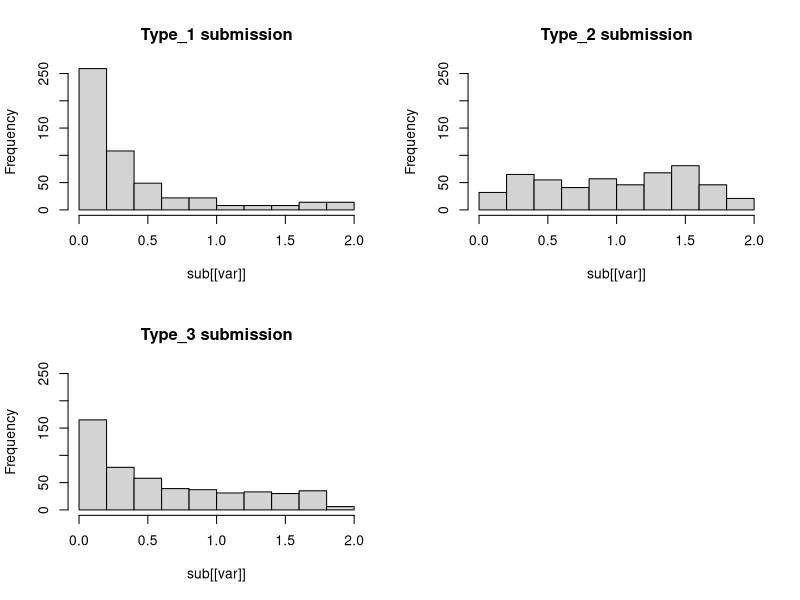

Generate this figure with R:
library(data.table)
setwd("~/Dropbox/cervical/sub/")
sub <- fread("sub_dara_part_resnet_raw_5xbag_20170510.csv")

mat = as.matrix(sub[,-1,with=F])
mat[mat < 0.02] = 0.02
mat = mat/rowSums(mat)

cols= names(sub)[-1]
for(i in 1:3) sub[[cols[i]]] = mat[,i]
sub1 = sub
# write.csv(sub, "sub_dara_part_resnet_raw_5xbag_20170510_clipped.csv", row.names = F)

########################################
sub <- fread("sub_dara_full_resnet_dmcrop_5xbag_20170513.csv")

mat = as.matrix(sub[,-1,with=F])
mat[mat < 0.02] = 0.02
mat = mat/rowSums(mat)

cols= names(sub)[-1]
for(i in 1:3) sub[[cols[i]]] = mat[,i]
sub2 = sub

########################################
# Try bagging
sub2 = sub2[order(image_name)]
sub1 = sub1[order(image_name)]


########################################
subdm1 = fread("bebhionn_submission_clipped.csv")
subdm2 = fread("bebhionn_googlenet_submission.csv")
subdm1 = subdm1[order(image_name)]
subdm2 = subdm2[order(image_name)]

sub = sub1
for(var in names(sub)[2:4]) sub[[var]] = 0.5* (sub1[[var]] + sub2[[var]]) + 0.5* (subdm1[[var]] + subdm2[[var]])
par(mfrow=c(2,2))
for(var in names(sub)[2:4]) hist(sub[[var]], main = paste(var, "submission"), ylim = c(0,250))
sub
sub1
sub2
subdm1
subdm2

write.csv(sub, "7030_dhdmbest.csv", row.names = F)

